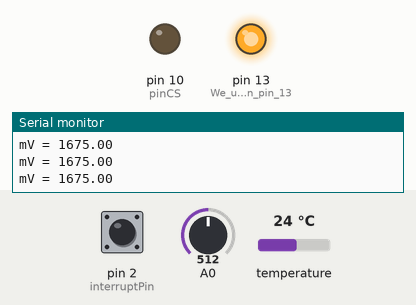
The sketch below on a simulated Arduino Uno, built with avr-gcc and run on an emulated ATmega328P. Parts: output pins drawn as LEDs (lit = HIGH), the last lines printed to the serial monitor. Wiring (inferred from the names in the program): DS3231 clock at I2C address 0x68. Dashed ring = blinking. Inputs (shaded band) come from the test bench; at power-on: pin 2 (interruptPin) HIGH, A0 = 512, temperature 24 °C. Sleep ends after the set time or at an interrupt; the local clock reads 2024-03-15 10:24:30 at power-on unless the sketch sets it; storage starts empty.

Above: at 1.2 s.
1.3 s: pin 2 (interruptPin) pulled LOW for 3.2 s
At 7.3 s:
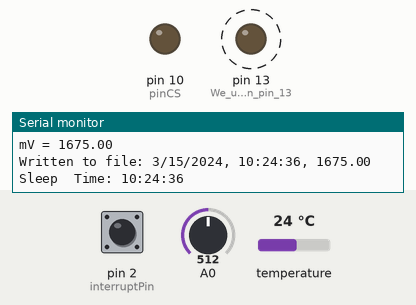
Timing chart, 0 to 8.8 s (numbered marks = the images above; inputs shaded):
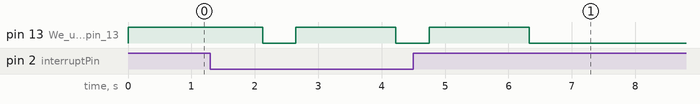

Measured:
- by itself, pin 13 (We_use_the_led_on_pin_13): alternates HIGH for 1.6 s and LOW for 0.52 s, 5 changes in all, then stays LOW

The sketch:

Voltmeter_SD_RTC2_Sleep_Mini.ino
```cpp
/*
 * This setup allows you to measure the voltage of a single object (Fuel Cells, Batteries, etc.) up to 3000 mV.
 * The setup is currently calibrated to measure once every 10 minutes and go to low power sleep when not actively measuring anything.
 * The average current of this setup is 0.84 mA.
 * Calibrate the Cali variable to the voltage of the VCC pin that is going to the breadboard.
 *
 */

#include <Time.h>
#include <TimeLib.h>
#include <DS3232RTC.h>
#include <SD.h>
#include <SPI.h>
#include <avr/sleep.h> //this AVR library contains the methods that controls the sleep modes
#define interruptPin 2 //Pin we are going to use to wake up the Arduino

//Calibration
float Cali = 3.35;

//Files
File voltData;

//Pin Values
int pinCS = 10; //SD Card

//Variables for Timed Events
const unsigned long eventTime_1_Volt = 300; // in ms
const unsigned long eventTime_2_SD = 2100;

unsigned long previousTime_1 = 0;
unsigned long previousTime_2 = 0;

//Voltmeter Variables
float input_voltage = 0.0;
float temp=0.0;

//RTC Module global variables
const int time_interval=10;  // Sets the wakeup interval in minutes

// -#-#-#-#-#-#-#-#-#-#-#-#-#-#-#-#-#-#-#-#-#-#-#-#-#-#-#-#-#-#-#-#-#-#-#-#-#-#-#-#-#-#-#-#-#-#-#-#-#-#-#-# //
//                                                            SETUP
// -#-#-#-#-#-#-#-#-#-#-#-#-#-#-#-#-#-#-#-#-#-#-#-#-#-#-#-#-#-#-#-#-#-#-#-#-#-#-#-#-#-#-#-#-#-#-#-#-#-#-#-# //


void setup()
{
  //---------------------------------------------------SERIAL and SLEEP---------------------------------------------------//
  Serial.begin(9600);     //  opens serial port, sets data rate to 9600 bps
  pinMode(LED_BUILTIN,OUTPUT);//We use the led on pin 13 to indecate when Arduino is A sleep
  pinMode(interruptPin,INPUT_PULLUP);//Set pin d2 to input using the buildin pullup resistor
  digitalWrite(LED_BUILTIN,HIGH);//turning LED on


  //----------------------------------------------------------RTC----------------------------------------------------------//

  // initialize the alarms to known values, clear the alarm flags, clear the alarm interrupt flags. DO NOT TOUCH
  RTC.setAlarm(ALM1_MATCH_DATE, 0, 0, 0, 1);
  RTC.setAlarm(ALM2_MATCH_DATE, 0, 0, 0, 1);
  RTC.alarm(ALARM_1);
  RTC.alarm(ALARM_2);
  RTC.alarmInterrupt(ALARM_1, false);
  RTC.alarmInterrupt(ALARM_2, false);
  RTC.squareWave(SQWAVE_NONE);

  /*
   * JUST USE THE SERIAL SET UP EXAMPLE
   *
   * Uncomment the block block to set the time on your RTC. Remember to comment it again
   * otherwise you will set the time at everytime you upload the sketch
   * /
   /* Begin block *_///<---- Delete underscore to edit
   tmElements_t tm;
  tm.Hour = 16;               // set the RTC to an arbitrary time
  tm.Minute = 59;
  tm.Second = 30;
  tm.Day = 5;
  tm.Month = 6;
  tm.Year = 2020;      // tmElements_t.Year is the offset from 1970. DOESN'T WORKKKKK
  RTC.write(tm);              // set the RTC from the tm structure
   //Block end * */

  time_t t; //create a temporary time variable so we can set the time and read the time from the RTC
  t=RTC.get();//Gets the current time of the RTC
  RTC.setAlarm(ALM1_MATCH_MINUTES , 59, minute(t)+time_interval, 0, 0);// Setting alarm 1 to go off 10 minutes from now
  //RTC.setAlarm(ALM1_MATCH_MINUTES , 59, 0, 0, 0);// Setting alarm 1 to go off at the top of the next hour.
  // clear the alarm flag
  RTC.alarm(ALARM_1);
  // configure the INT/SQW pin for "interrupt" operation (disable square wave output)
  RTC.squareWave(SQWAVE_NONE);
  // enable interrupt output for Alarm 1
  RTC.alarmInterrupt(ALARM_1, true);

  //----------------------------------------------------------SD----------------------------------------------------------//
  pinMode(pinCS, OUTPUT); //Setting Pin

  if (SD.begin())
  {
    Serial.println("SD card is ready to use.");

  //Setup the File for Data
    voltData = SD.open("VoltData.txt", FILE_WRITE);

    // If the file opened, write to it:
    if (voltData) {
      // Write to file
      voltData.print("Date");
      voltData.print(",    ");
      voltData.print("Time");
      voltData.print(",     ");
      voltData.println("Voltage");
      voltData.close();}
  }
  else
  {
    Serial.println("SD card initialization failed");
    return;
  }

}

// -#-#-#-#-#-#-#-#-#-#-#-#-#-#-#-#-#-#-#-#-#-#-#-#-#-#-#-#-#-#-#-#-#-#-#-#-#-#-#-#-#-#-#-#-#-#-#-#-#-#-#-# //
//                                                   LOOP
// -#-#-#-#-#-#-#-#-#-#-#-#-#-#-#-#-#-#-#-#-#-#-#-#-#-#-#-#-#-#-#-#-#-#-#-#-#-#-#-#-#-#-#-#-#-#-#-#-#-#-#-# //

void loop()
{
// Updates constantly
  unsigned long currentTime = millis();

//Event 1
  if(currentTime - previousTime_1 >= eventTime_1_Volt){

//Conversion formula for voltage

    int analog_value = analogRead(A0);
    input_voltage = (analog_value * Cali*1000) / 1024.0;


    if (input_voltage < 0.01)
    {
      input_voltage=0.0;
    }
    Serial.print("mV = ");
    Serial.println(input_voltage);


    //Reset the clock
    previousTime_1 = currentTime;
  }
  //--------------------------------------------------------------SD START---------------------------------------------------------------//

//Event 2
  if(currentTime - previousTime_2 >= eventTime_2_SD){

  tmElements_t tmCurr; //tmCurr is just a variable to hold current time
  time_t tCurr;
  RTC.read(tmCurr);
  tCurr = makeTime(tmCurr);

  int a = day(tCurr);
  String d;
  d = String(a);

  // Create/Open file
  if (day(tCurr) < 10) {
    voltData = SD.open("0"+d+monthShortStr(month(tCurr))+"20.txt", FILE_WRITE);
  }
  else {
    voltData = SD.open(d+monthShortStr(month(tCurr))+"20.txt", FILE_WRITE);
  }
  if (voltData.available() == 0) {

  }

  //----------------------------------------------------------SD REPORT OF DATA----------------------------------------------------------//

  // If the file opened, write to it:
  if (voltData) {
    // Write to file


    voltData.print(month(tCurr));
    voltData.print("/");
    voltData.print(day(tCurr));
    voltData.print("/");
    voltData.print(year(tCurr));
    voltData.print(", ");

    voltData.print(hour(tCurr));
    voltData.print(":");
    voltData.print(minute(tCurr));
    voltData.print(":");
    voltData.print(second(tCurr));
    voltData.print(", ");

    voltData.println(input_voltage);
    voltData.close();

    Serial.print("Written to file: ");

  //----------------------------------------------------------SERIAL REPORT OF DATA----------------------------------------------------------//

    Serial.print(month(tCurr));
    Serial.print("/");
    Serial.print(day(tCurr));
    Serial.print("/");
    Serial.print(year(tCurr));
    Serial.print(", ");

    Serial.print(hour(tCurr));
    Serial.print(":");
    Serial.print(minute(tCurr));
    Serial.print(":");
    Serial.print(second(tCurr));
    Serial.print(", ");

    Serial.println(input_voltage);
  }

  // If the file didn't open, print an error:
  else {
    Serial.println("error opening file");
  }

  Going_To_Sleep();


  //Reset the clock
  previousTime_2 = currentTime;
  }
}

void Going_To_Sleep(){
    sleep_enable();//Enabling sleep mode
    attachInterrupt(0, wakeUp, LOW);//attaching a interrupt to pin d2
    set_sleep_mode(SLEEP_MODE_PWR_DOWN);//Setting the sleep mode, in our case full sleep
    digitalWrite(LED_BUILTIN,LOW);//turning LED off
    time_t tUp;// creates temp time variable
    tUp=RTC.get(); //gets current time from rtc
    Serial.println("Sleep  Time: "+String(hour(tUp))+":"+String(minute(tUp))+":"+String(second(tUp)));//prints time stamp on serial monitor
    delay(500); //wait 1/2 second to allow the led to be turned off before going to sleep
    sleep_cpu();//activating sleep mode

    //Interrupt occurs from alarm and wakes up Arduino
    digitalWrite(LED_BUILTIN,HIGH);//turning LED on
    time_t tDown;
    tDown=RTC.get();
    Serial.println("WakeUp Time: "+String(hour(tDown))+":"+String(minute(tDown))+":"+String(second(tDown)));//Prints time stamp
    //Set New Alarm
    RTC.setAlarm(ALM1_MATCH_MINUTES , 59, minute(tDown)+time_interval, 0, 0);

  // clear the alarm flag
  RTC.alarm(ALARM_1);
  }

void wakeUp(){
  Serial.println("Interrrupt Activated");//Print message to serial monitor
   sleep_disable();//Disable sleep mode
  detachInterrupt(0); //Removes the interrupt from pin 2;

}
```

DS3232RTC.h
```cpp
// (licence header left out)
#ifndef DS3232RTC_H_INCLUDED
#define DS3232RTC_H_INCLUDED

#include <Arduino.h>
#include <TimeLib.h>        // https://github.com/PaulStoffregen/Time

// Alarm masks
enum ALARM_TYPES_t {
    ALM1_EVERY_SECOND = 0x0F,
    ALM1_MATCH_SECONDS = 0x0E,
    ALM1_MATCH_MINUTES = 0x0C,     // match minutes *and* seconds
    ALM1_MATCH_HOURS = 0x08,       // match hours *and* minutes, seconds
    ALM1_MATCH_DATE = 0x00,        // match date *and* hours, minutes, seconds
    ALM1_MATCH_DAY = 0x10,         // match day *and* hours, minutes, seconds
    ALM2_EVERY_MINUTE = 0x8E,
    ALM2_MATCH_MINUTES = 0x8C,     // match minutes
    ALM2_MATCH_HOURS = 0x88,       // match hours *and* minutes
    ALM2_MATCH_DATE = 0x80,        // match date *and* hours, minutes
    ALM2_MATCH_DAY = 0x90,         // match day *and* hours, minutes
};

// Square-wave output frequency (TS2, RS1 bits)
enum SQWAVE_FREQS_t {
    SQWAVE_1_HZ,
    SQWAVE_1024_HZ,
    SQWAVE_4096_HZ,
    SQWAVE_8192_HZ,
    SQWAVE_NONE
};

#define ALARM_1 1                  // constants for alarm functions
#define ALARM_2 2

class DS3232RTC
{
    public:
        DS3232RTC(bool initI2C = true);
        void begin();
        static time_t get();       // static needed to work with setSyncProvider() in the Time library
        byte set(time_t t);
        static byte read(tmElements_t &tm);
        byte write(tmElements_t &tm);
        byte writeRTC(byte addr, byte *values, byte nBytes);
        byte writeRTC(byte addr, byte value);
        byte readRTC(byte addr, byte *values, byte nBytes);
        byte readRTC(byte addr);
        void setAlarm(ALARM_TYPES_t alarmType, byte seconds, byte minutes, byte hours, byte daydate);
        void setAlarm(ALARM_TYPES_t alarmType, byte minutes, byte hours, byte daydate);
        void alarmInterrupt(byte alarmNumber, bool alarmEnabled);
        bool alarm(byte alarmNumber);
        void squareWave(SQWAVE_FREQS_t freq);
        bool oscStopped(bool clearOSF = false);
        int16_t temperature();
        static byte errCode;

    private:
        uint8_t dec2bcd(uint8_t n);
        static uint8_t bcd2dec(uint8_t n);
};

#ifdef ARDUINO_ARCH_AVR
extern DS3232RTC RTC;
#endif

#ifndef _BV
#define _BV(bit) (1 << (bit))
#endif

#ifndef BUFFER_LENGTH       // a horrible and limiting kludge for samd (arduino zero)
#define BUFFER_LENGTH 32
#endif

#endif
```
